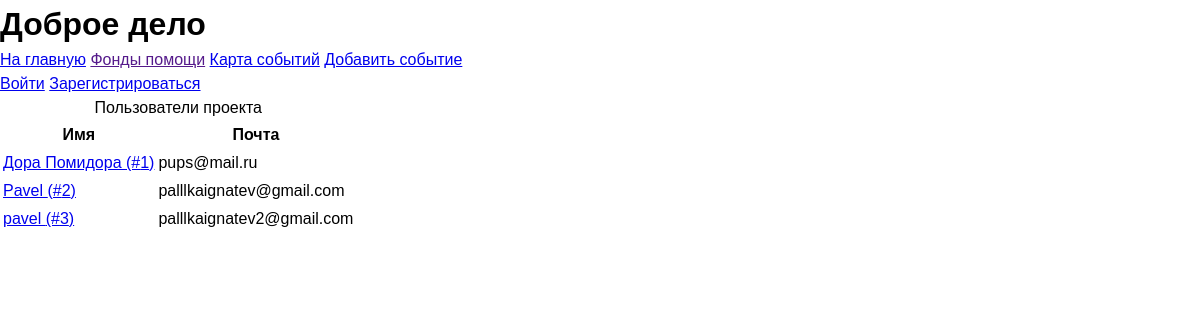
The app's page /users/, older data.
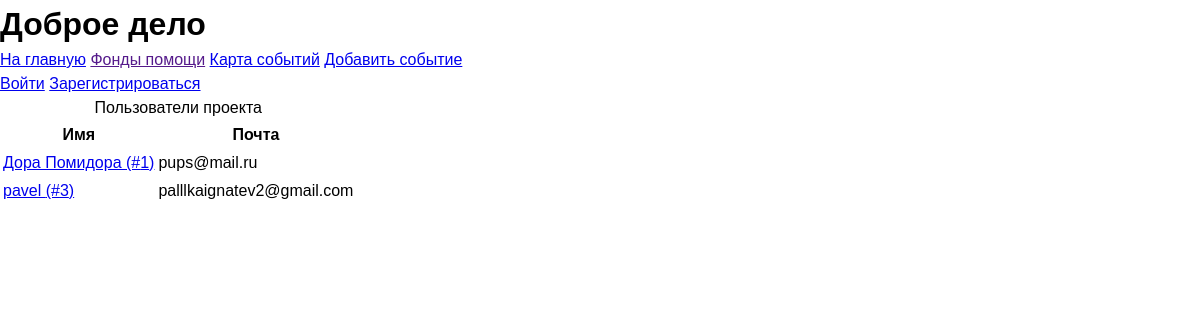
The same page, newer data.
### data/model_users.py (models this page shows, shortened)
class User(SqlAlchemyBase, UserMixin, SerializerMixin):
    __tablename__ = 'users'
    id = sqlalchemy.Column(sqlalchemy.Integer,
                           primary_key=True, autoincrement=True)
    name = sqlalchemy.Column(sqlalchemy.String)
    email = sqlalchemy.Column(sqlalchemy.String)
    type = sqlalchemy.Column(sqlalchemy.Integer)
    last_time_in = sqlalchemy.Column(sqlalchemy.String,
                                     default=time.ctime)
    hashed_password = sqlalchemy.Column(sqlalchemy.String)
    events = sqlalchemy.orm.relation("Event", backref="user")
    photo = sqlalchemy.orm.relation("File", uselist=False)

### blueprints/users.py (the view)
@blueprint.route('/users/', methods=['GET', 'POST'])
def users():
    session = db_session.create_session()
    users = session.query(User).all()
    return render_template('users.html', users=users)

### data/db_session.py (called while the page is built)
def create_session() -> Session:
    global __factory
    return __factory()

### templates/users.html
{% extends "base.html" %}
{% block content %}
    <table class="average-table">
        <caption>Пользователи проекта</caption>
        <thead>
            <th>Имя</th>
            <th>Почта</th>
        </thead>
        <tbody>
            {% for user in users %}
                <tr>
                    <td><a href="/user/{{ user.id }}">{{ user.name }} (#{{ user.id }})</a></td>
                    <td>{{ user.email }}</td>
                </tr>
            {% endfor %}
        </tbody>
    </table>
{% endblock %}

### templates/base.html (shortened to what this page needs)
<!DOCTYPE html>
<html lang="en">
<head>
    <link rel="stylesheet" href="static/css/style.min.css">
    <link rel="stylesheet" href="static/css/font.css">
</head>
<body>
    <header class="page-header">
        <h1>Доброе дело</h1>
        <div class="flexbox flex_r_nowr flex_jcspacebetween_aicenter">
            <div class="flexbox">
                <a href="/">На главную</a>
                <a href="">Фонды помощи</a>
                <a href="/events">Карта событий</a>
                <a href="/add_event">Добавить событие</a>
            </div>
            <div class="flexbox">
                {% if current_user.is_authenticated %}
                    <a href="/user/{{ current_user.id }}">Личный кабинет</a>
                {% else %}
                    <a href="/login">Войти</a>
                    <a href="/registration">Зарегистрироваться</a>
                {% endif %}
            </div>
        </div>
    </header>
    <main>
        <div>
            {% block content %}{% endblock %}
        </div>
    </main>
</body>
</html>

Row changes from the older to the newer data that the page shows:
removed User: name "Pavel", id "2", email "palllkaignatev@gmail.com"
